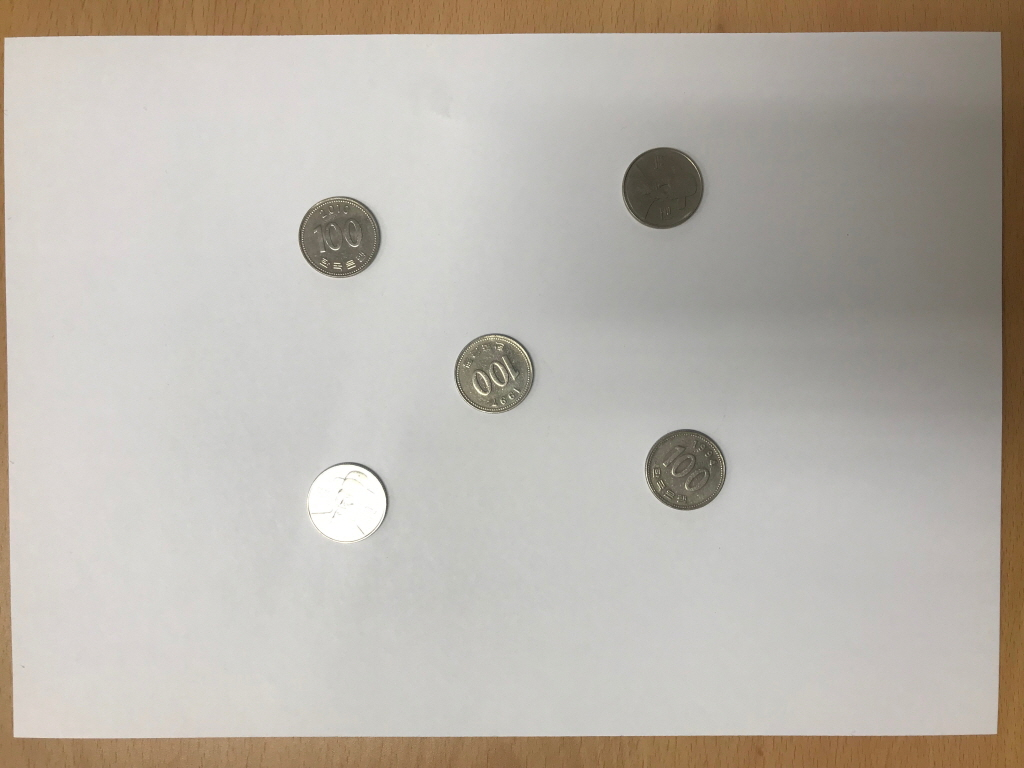
#> input picture hw5/sIMG_8253.JPG, 1024 x 768 px
$ jupyter execute hw5.ipynb
#> lines starting #> are read from the running program, lines starting #| are printed output that depends on the picture; after the words box and inside, x2 and y2 are one past the last pixel; in counts of white or black regions, pixels touching at a corner belong together
## canny edge detection

[cell 1]
import cv2
import numpy as np
from matplotlib import pyplot as plt

[cell 2]
img = cv2.imread('sIMG_8253.JPG',0)
#> img: shape (768, 1024); min 39, max 255, mean 180.8
edges = cv2.Canny(img,100,200)
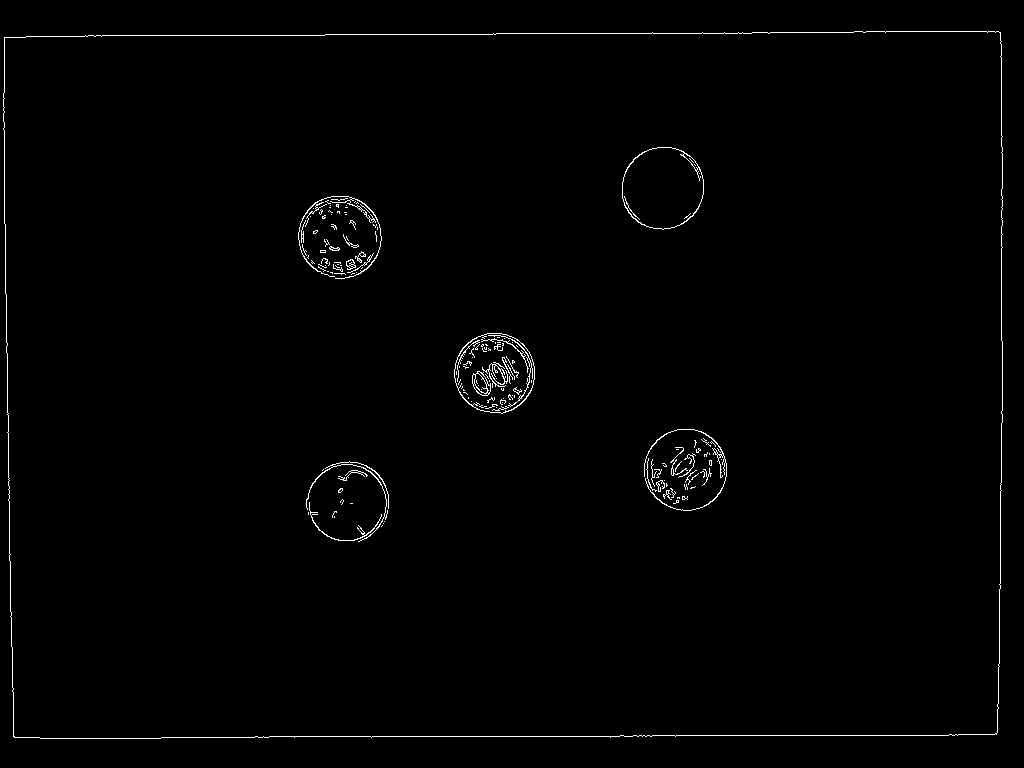
#> edges: shape (768, 1024); 0.97% white in thin lines or dots
blur = cv2.GaussianBlur(img,(3,3),0)
edges1 = cv2.Canny(blur,100,120)
#> edges1: shape (768, 1024); 0.85% white in thin lines or dots
plt.figure(figsize=(10,10))
plt.subplot(131),plt.imshow(img,cmap = 'gray')
plt.title('Image'), plt.xticks([]), plt.yticks([])
plt.subplot(132),plt.imshow(edges,cmap = 'gray')
plt.title('Edge Image'), plt.xticks([]), plt.yticks([])
plt.subplot(133),plt.imshow(edges1,cmap = 'gray')
plt.title('Edge Image with smooth'), plt.xticks([]), plt.yticks([])
plt.show()
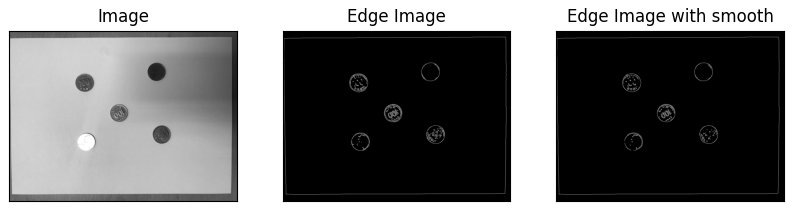
#> figure drawn by matplotlib, 3 panels

[cell 3]
im = cv2.imread('sIMG_8253.JPG')
#> im is the input picture: shape (768, 1024, 3); mean B, G, R 171.7, 180, 185.7
imgray = cv2.cvtColor(im,cv2.COLOR_BGR2GRAY)
edges = cv2.Canny(im,100,200)
#> edges: shape (768, 1024); 0.98% white in thin lines or dots
blur = cv2.GaussianBlur(im,(3,3),0)
#> blur: shape (768, 1024, 3)
edges1 = cv2.Canny(blur,100,120)
#> edges1: shape (768, 1024); 0.87% white in thin lines or dots
ret,thresh = cv2.threshold(edges1,0,255,cv2.THRESH_BINARY+cv2.THRESH_OTSU)
#> ret = 0

[cell 4]
contours,hierarchy = cv2.findContours(thresh,cv2.RETR_TREE,cv2.CHAIN_APPROX_SIMPLE)
#> contours = 183 contours, 158 with area under 20; largest, box (x1, y1, x2, y2) and area: (3, 31, 1003, 739) 697802, (3, 31, 1003, 739) 697798, (298, 195, 382, 278) 5339, (622, 147, 704, 229) 5280, (298, 195, 382, 278) 5270

[cell 5]
im = cv2.drawContours(im, contours, -1, (255,0,0), 3)
#> im: shape (768, 1024, 3); 3.83% of pixels changed, all inside (x1, y1, x2, y2) = (1, 29, 1005, 741)

[cell 6]
plt.figure(figsize=(10,10))
plt.subplot(121),plt.imshow(im,cmap = 'gray')
plt.title('im'), plt.xticks([]), plt.yticks([])
plt.subplot(122),plt.imshow(thresh,cmap = 'gray')
plt.title('thresh'), plt.xticks([]), plt.yticks([])
plt.show()
#> figure, not shown here; B, G, R data is drawn as R, G, B

[cell 7]
import cv2
import numpy as np
from matplotlib import pyplot as plt

[cell 8]
img = cv2.imread('sIMG_8254.JPG',0)
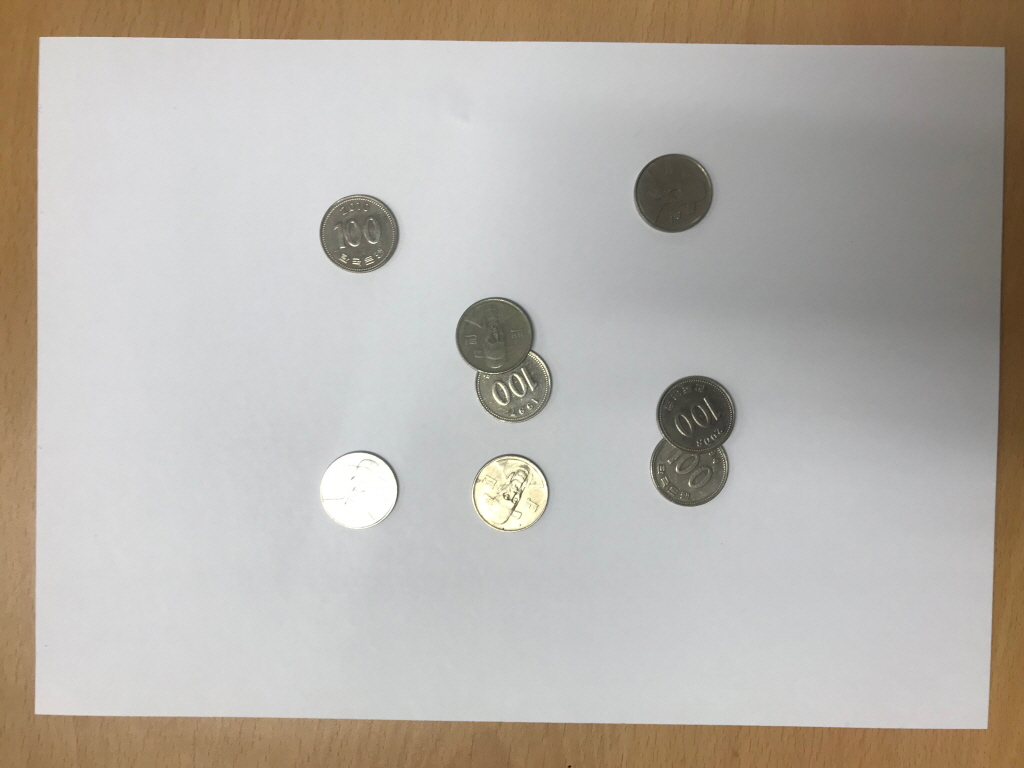
#> input picture hw5/sIMG_8254.JPG, 1024 x 768 px
#> img: shape (768, 1024); min 24, max 255, mean 178.9
edges = cv2.Canny(img,100,200)
#> edges: shape (768, 1024); 1.1% white in thin lines or dots
blur = cv2.GaussianBlur(img,(3,3),0)
#> blur: shape (768, 1024)
edges1 = cv2.Canny(blur,100,120)
#> edges1: shape (768, 1024); 1% white in thin lines or dots
plt.figure(figsize=(10,10))
plt.subplot(131),plt.imshow(img,cmap = 'gray')
plt.title('Image'), plt.xticks([]), plt.yticks([])
plt.subplot(132),plt.imshow(edges,cmap = 'gray')
plt.title('Edge Image'), plt.xticks([]), plt.yticks([])
plt.subplot(133),plt.imshow(edges1,cmap = 'gray')
plt.title('Edge Image with smooth'), plt.xticks([]), plt.yticks([])
plt.show()

[cell 9]
im = cv2.imread('sIMG_8254.JPG')
#> im is the input picture: shape (768, 1024, 3); mean B, G, R 171.5, 178.1, 183.4
imgray = cv2.cvtColor(im,cv2.COLOR_BGR2GRAY)
edges = cv2.Canny(im,100,200)
#> edges: shape (768, 1024); 1.2% white in thin lines or dots
blur = cv2.GaussianBlur(im,(3,3),0)
#> blur: shape (768, 1024, 3)
edges1 = cv2.Canny(blur,100,120)
#> edges1: shape (768, 1024); 1.1% white in thin lines or dots
ret,thresh = cv2.threshold(edges1,0,255,cv2.THRESH_BINARY+cv2.THRESH_OTSU)

[cell 10]
contours,hierarchy = cv2.findContours(thresh,cv2.RETR_TREE,cv2.CHAIN_APPROX_SIMPLE)
#> contours = 207 contours, 172 with area under 20; largest, box (x1, y1, x2, y2) and area: (34, 36, 1005, 730) 654088, (34, 36, 1005, 730) 654086, (650, 375, 737, 507) 8758, (650, 375, 737, 507) 8652, (455, 296, 553, 423) 8516

[cell 11]
im = cv2.drawContours(im, contours, -1, (255,0,0), 3)
#> im: shape (768, 1024, 3); 4.47% of pixels changed, all inside (x1, y1, x2, y2) = (32, 34, 1007, 768)

[cell 12]
plt.figure(figsize=(10,10))
plt.subplot(121),plt.imshow(im,cmap = 'gray')
plt.title('im'), plt.xticks([]), plt.yticks([])
plt.subplot(122),plt.imshow(thresh,cmap = 'gray')
plt.title('thresh'), plt.xticks([]), plt.yticks([])
plt.show()
#> figure, not shown here; B, G, R data is drawn as R, G, B

## contour analysis

[cell 13]
import cv2
import numpy as np
from matplotlib import pyplot as plt

[cell 14]
im = cv2.imread('sIMG_8255.JPG')
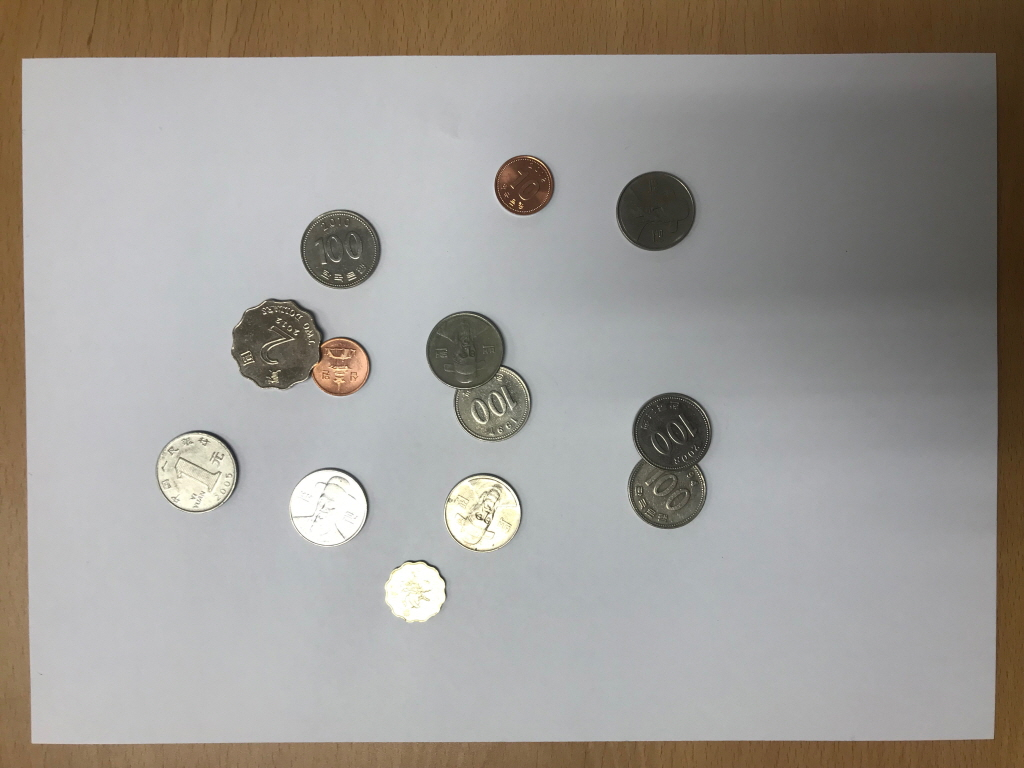
#> input picture hw5/sIMG_8255.JPG, 1024 x 768 px
#> im is the input picture: shape (768, 1024, 3); mean B, G, R 149.9, 154.6, 158.2
imgray = cv2.cvtColor(im,cv2.COLOR_BGR2GRAY)
blur = cv2.GaussianBlur(im,(9,9),0)
blur2 = cv2.GaussianBlur(im,(9,9),0)
imgray2 = cv2.cvtColor(blur2,cv2.COLOR_BGR2GRAY)
ret,thresh = cv2.threshold(imgray2,0,255,cv2.THRESH_BINARY+cv2.THRESH_OTSU)
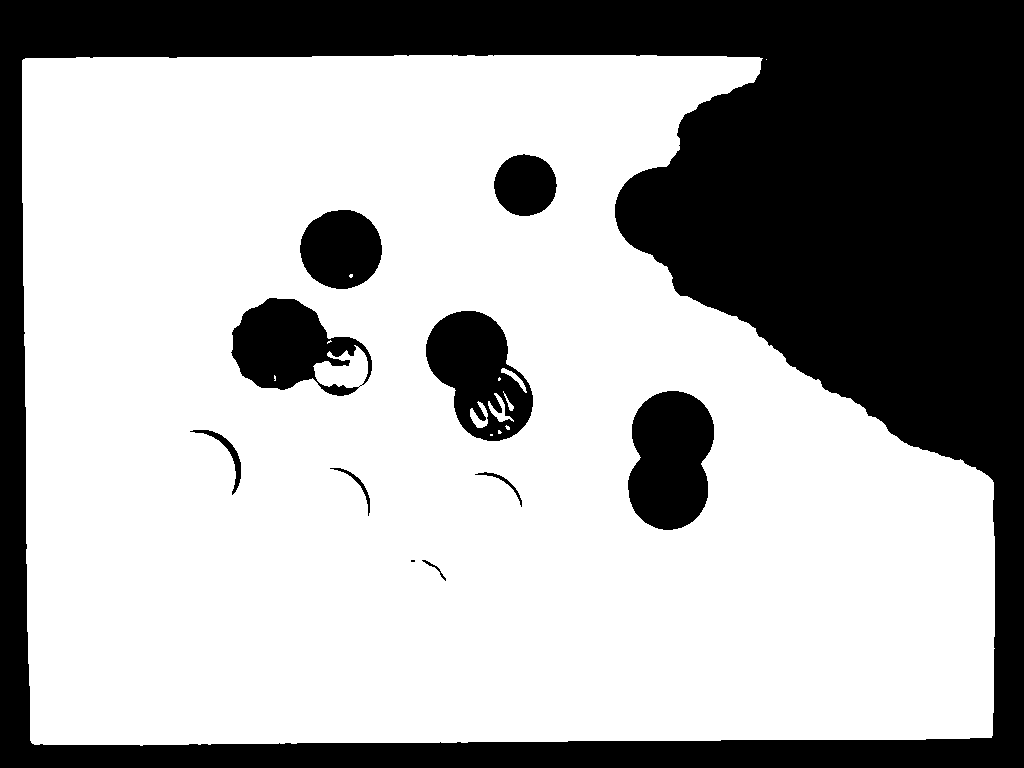
#> thresh: shape (768, 1024); 66.5% white; 11 black regions (1 under 20 px)
#> ret = 141

[cell 15]
contours, hierarchy = cv2.findContours(thresh,cv2.RETR_TREE,cv2.CHAIN_APPROX_SIMPLE)
#> contours = 25 contours, 11 with area under 20; largest, box (x1, y1, x2, y2) and area: (22, 55, 995, 746) 555942, (627, 390, 715, 531) 9660, (425, 310, 534, 442) 9354, (230, 297, 373, 397) 8080, (299, 209, 383, 290) 5192

[cell 16]
im = cv2.drawContours(im, contours, -1, (255,0,0), 3)
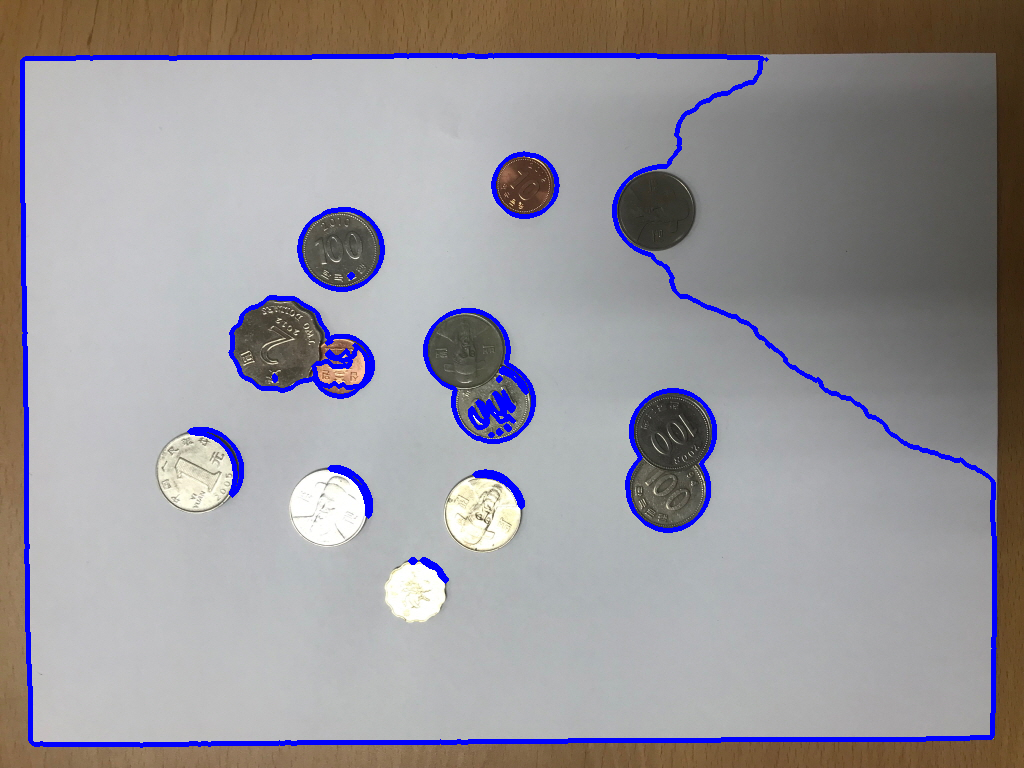
#> im: shape (768, 1024, 3); 3.63% of pixels changed, all inside (x1, y1, x2, y2) = (20, 53, 997, 748)

[cell 17]
plt.figure(figsize=(10,10))
plt.subplot(131),plt.imshow(imgray,cmap = 'gray')
plt.title('img'), plt.xticks([]), plt.yticks([])
plt.subplot(132),plt.imshow(thresh,cmap = 'gray')
plt.title('thresh'), plt.xticks([]), plt.yticks([])
plt.subplot(133),plt.imshow(im,cmap = 'gray')
plt.title('drawContours'), plt.xticks([]), plt.yticks([])
plt.show()
#> figure, not shown here; B, G, R data is drawn as R, G, B
